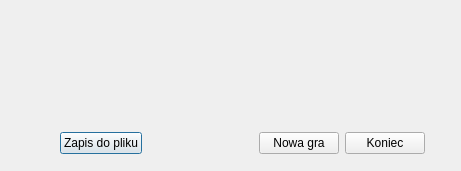
<?xml version="1.0" encoding="UTF-8"?>
<ui version="4.0">
 <class>FinalDialog</class>
 <widget class="QDialog" name="FinalDialog">
  <property name="geometry">
   <rect>
    <x>0</x>
    <y>0</y>
    <width>461</width>
    <height>171</height>
   </rect>
  </property>
  <property name="windowTitle">
   <string>Koniec gry</string>
  </property>
  <widget class="QLabel" name="label">
   <property name="geometry">
    <rect>
     <x>110</x>
     <y>30</y>
     <width>241</width>
     <height>61</height>
    </rect>
   </property>
   <property name="text">
    <string/>
   </property>
  </widget>
  <widget class="QWidget" name="">
   <property name="geometry">
    <rect>
     <x>60</x>
     <y>130</y>
     <width>365</width>
     <height>27</height>
    </rect>
   </property>
   <layout class="QHBoxLayout" name="horizontalLayout_2">
    <item>
     <widget class="QPushButton" name="pushButton">
      <property name="text">
       <string>Zapis do pliku</string>
      </property>
     </widget>
    </item>
    <item>
     <spacer name="horizontalSpacer">
      <property name="orientation">
       <enum>Qt::Horizontal</enum>
      </property>
      <property name="sizeHint" stdset="0">
       <size>
        <width>118</width>
        <height>20</height>
       </size>
      </property>
     </spacer>
    </item>
    <item>
     <layout class="QHBoxLayout" name="horizontalLayout">
      <item>
       <widget class="QPushButton" name="newGameButton">
        <property name="text">
         <string>Nowa gra</string>
        </property>
       </widget>
      </item>
      <item>
       <widget class="QPushButton" name="exitButton">
        <property name="text">
         <string>Koniec</string>
        </property>
       </widget>
      </item>
     </layout>
    </item>
   </layout>
  </widget>
 </widget>
 <resources/>
 <connections>
  <connection>
   <sender>newGameButton</sender>
   <signal>clicked()</signal>
   <receiver>FinalDialog</receiver>
   <slot>accept()</slot>
   <hints>
    <hint type="sourcelabel">
     <x>298</x>
     <y>142</y>
    </hint>
    <hint type="destinationlabel">
     <x>230</x>
     <y>85</y>
    </hint>
   </hints>
  </connection>
  <connection>
   <sender>exitButton</sender>
   <signal>clicked()</signal>
   <receiver>FinalDialog</receiver>
   <slot>reject()</slot>
   <hints>
    <hint type="sourcelabel">
     <x>379</x>
     <y>142</y>
    </hint>
    <hint type="destinationlabel">
     <x>230</x>
     <y>85</y>
    </hint>
   </hints>
  </connection>
 </connections>
</ui>
